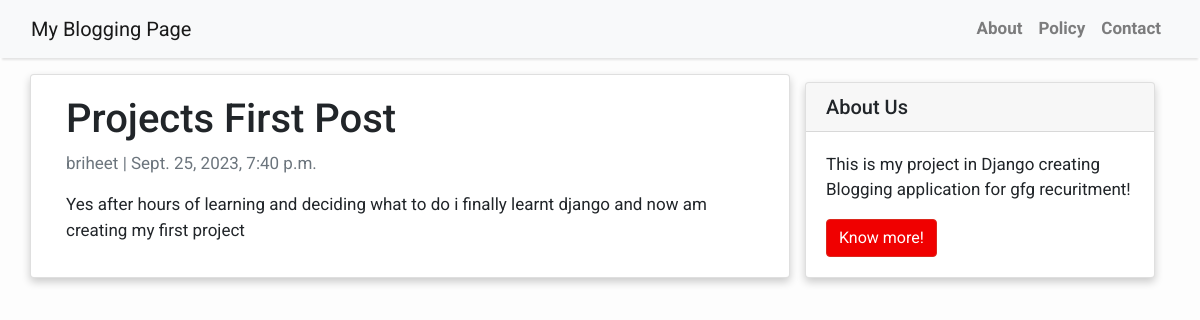
Screenshot of /hehe/ with the database file from the repository.
### blog/models.py (models this page shows, shortened)
class Post(models.Model):
    title = models.CharField(max_length=200, unique=True)
    slug = models.SlugField(max_length=200, unique=True)
    author = models.ForeignKey(User, on_delete= models.CASCADE,related_name='blog_posts')
    updated_on = models.DateTimeField(auto_now= True)
    content = models.TextField()
    created_on = models.DateTimeField(auto_now_add=True)
    status = models.IntegerField(choices=STATUS, default=0)
    class Meta:
        ordering = ['-created_on']

### blog/views.py (the view)
# urls.py: path('<slug:slug>/', views.PostDetail.as_view(), name='post_detail'),
class PostDetail(generic.DetailView):
    model = Post
    template_name = 'post_detail.html'

### templates/post_detail.html
{% extends 'base.html' %} {% block content %}
<div class="container">
  <div class="row">
    <div class="col-md-8 card mb-4  mt-3 left  top">
      <div class="card-body">
        <h1>{% block title %} {{ object.title }} {% endblock title %}</h1>
        <p class=" text-muted">{{ post.author }} | {{ post.created_on }}</p>
        <p class="card-text ">{{ object.content | safe }}</p>
      </div>
    </div>
    {% block sidebar %} {% include 'sidebar.html' %} {% endblock sidebar %}
  </div>
</div>
{% endblock content %}

### templates/base.html (style rules this page uses)
body { font-family: "Roboto", sans-serif; font-size: 17px; background-color: #fdfdfd; }

### templates/sidebar.html (style rules this page uses)
.card { box-shadow: 0 4px 8px 0 rgba(0, 0, 0, 0.2); }

### rows the page displays
Post: title "Projects First Post", author "briheet", created_on "Sept. 25, 2023, 7:40 p.m.", content "Yes after hours of learning and deciding what to do i finally learnt django and now am creating my first project"
